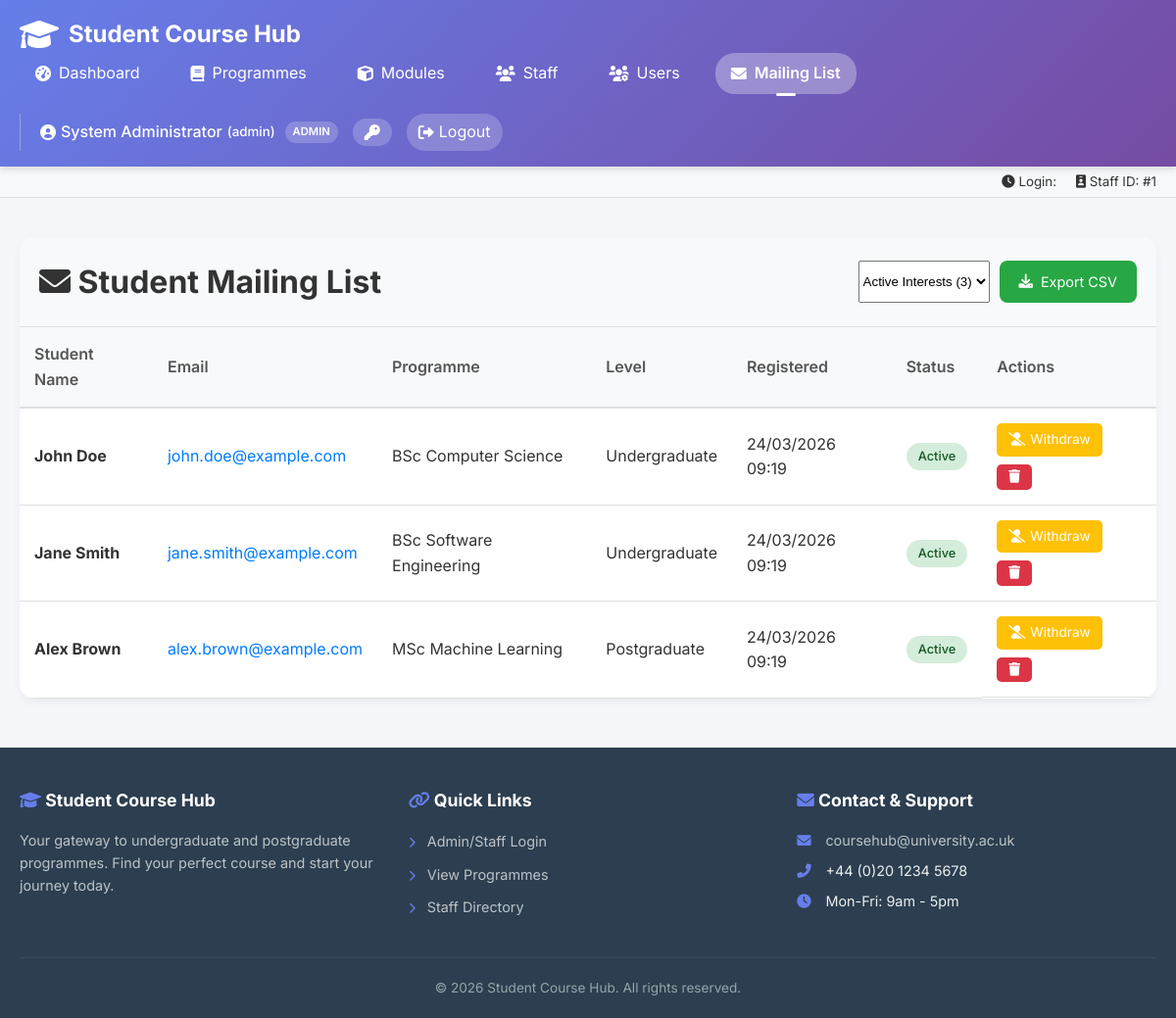
The app's page /admin/mailing-list.php (signed in) with its own data.
### tables this page shows
CREATE TABLE InterestedStudents (
    InterestID INT AUTO_INCREMENT PRIMARY KEY,
    ProgrammeID INT NOT NULL,
    StudentName VARCHAR(100) NOT NULL,
    Email VARCHAR(255) NOT NULL,
    RegisteredAt TIMESTAMP DEFAULT CURRENT_TIMESTAMP,
    Status ENUM('active','withdrawn') DEFAULT 'active',
    WithdrawnAt TIMESTAMP NULL,
    FOREIGN KEY (ProgrammeID) REFERENCES Programmes(ProgrammeID) ON DELETE CASCADE,
    UNIQUE (Email, ProgrammeID)
);

CREATE TABLE Programmes (
    ProgrammeID INT PRIMARY KEY AUTO_INCREMENT,
    ProgrammeName VARCHAR(150) NOT NULL,
    LevelID INT,
    ProgrammeLeaderID INT,
    Description TEXT,
    Image VARCHAR(255),
    ImageAlt TEXT,
    Status ENUM('published','draft') DEFAULT 'draft',
    CreatedAt TIMESTAMP DEFAULT CURRENT_TIMESTAMP,
    UpdatedAt TIMESTAMP DEFAULT CURRENT_TIMESTAMP ON UPDATE CURRENT_TIMESTAMP,
    FOREIGN KEY (LevelID) REFERENCES Levels(LevelID),
    FOREIGN KEY (ProgrammeLeaderID) REFERENCES Staff(StaffID)
);

CREATE TABLE Levels (
    LevelID INT PRIMARY KEY,
    LevelName VARCHAR(50) NOT NULL
);

### admin/mailing-list.php (the view, shortened to what this page needs)
<?php
include '../includes/header.php';
$filter = isset($_GET['filter']) ? $_GET['filter'] : 'active';
$where = "";
if ($filter == 'active') {
    $where = "WHERE i.Status = 'active'";
} elseif ($filter == 'withdrawn') {
    $where = "WHERE i.Status = 'withdrawn'";
}
$stats_query = "SELECT
                    SUM(CASE WHEN Status='active' THEN 1 ELSE 0 END) as active_count,
                    SUM(CASE WHEN Status='withdrawn' THEN 1 ELSE 0 END) as withdrawn_count,
                    COUNT(*) as total_count
                FROM InterestedStudents";
$stats_result = mysqli_query($conn, $stats_query);
$stats = mysqli_fetch_assoc($stats_result);
?>
<div class="table-container">
    <div class="table-header">
        <h1><i class="fas fa-envelope"></i> Student Mailing List</h1>
        <div style="display: flex; gap: 10px;">
            <select onchange="window.location.href='?filter='+this.value" class="filter-select" aria-label="Filter interests">
                <option value="active" <?php echo $filter == 'active' ? 'selected' : ''; ?>>Active Interests (<?php echo $stats['active_count']; ?>)</option>
            </select>
            <a href="<?php echo BASE_PATH; ?>admin/export-mailing.php?filter=<?php echo $filter; ?>" class="add-btn" title="Export as CSV">
                <i class="fas fa-download"></i> Export CSV
            </a>
        </div>
    </div>
    <div class="table-responsive">
        <table>
            <thead>
                <tr>
                    <th>Student Name</th>
                    <th>Email</th>
                    <th>Programme</th>
                    <th>Level</th>
                    <th>Registered</th>
                    <th>Status</th>
                    <th>Actions</th>
                </tr>
            </thead>
            <tbody>
                <?php
                $query = "SELECT i.*, p.ProgrammeName, l.LevelName
                         FROM InterestedStudents i
                         JOIN Programmes p ON i.ProgrammeID = p.ProgrammeID
                         JOIN Levels l ON p.LevelID = l.LevelID
                         $where
                         ORDER BY i.RegisteredAt DESC";
                $result = mysqli_query($conn, $query);
                if (mysqli_num_rows($result) > 0) {
                    while ($row = mysqli_fetch_assoc($result)) {
                        $statusClass = strtolower($row['Status']);
                        echo "<tr>";
                        echo "<td><strong>" . htmlspecialchars($row['StudentName']) . "</strong></td>";
                        echo "<td><a href='mailto:" . htmlspecialchars($row['Email']) . "' title='Send email'>" . htmlspecialchars($row['Email']) . "</a></td>";
                        echo "<td>" . htmlspecialchars($row['ProgrammeName']) . "</td>";
                        echo "<td>" . htmlspecialchars($row['LevelName']) . "</td>";
                        echo "<td>" . date('d/m/Y H:i', strtotime($row['RegisteredAt'])) . "</td>";
                        echo "<td>";
                        echo "<span class='status-badge status-" . $statusClass . "' title='Current status'>" . ucfirst($row['Status']) . "</span>";
                        echo "</td>";
                        echo "<td class='action-btns'>";
                        if ($row['Status'] == 'active') {
                            echo "<a href='?action=withdraw&id=" . $row['InterestID'] . "' class='edit-btn' style='background: #ffc107;' title='Mark as withdrawn' onclick='return confirm(\"Mark this interest as withdrawn?\")'>";
                            echo "<i class='fas fa-user-slash'></i> Withdraw";
                            echo "</a>";
                        } else {
                            echo "<a href='?action=reactivate&id=" . $row['InterestID'] . "' class='edit-btn' style='background: #28a745;' title='Reactivate interest' onclick='return confirm(\"Reactivate this interest?\")'>";
                            echo "<i class='fas fa-user-check'></i> Reactivate";
                            echo "</a>";
                        }
                        echo "<a href='?action=delete&id=" . $row['InterestID'] . "' class='delete-btn' title='Delete record' onclick='return confirm(\"Are you sure you want to delete this record?\")'>";
                        echo "<i class='fas fa-trash'></i></a>";
                        echo "</td>";
                        echo "</tr>";
                    }
                }
                ?>
            </tbody>
        </table>
    </div>
</div>
<?php include '../includes/footer.php'; ?>

### css/admin_style.css (style rules this page uses)
* { margin: 0; padding: 0; box-sizing: border-box; }
body { font-family: 'Inter', sans-serif; background: #f5f7fa; color: #333; line-height: 1.6; }
.table-container { background: white; border-radius: 15px; overflow: hidden; box-shadow: 0 4px 10px rgba(0,0,0,0.05); margin-bottom: 30px; }
.table-header { padding: 20px; background: #f8f9fa; border-bottom: 1px solid #e0e0e0; display: flex; justify-content: space-between; align-items: center; flex-wrap: wrap; gap: 15px; }
.table-responsive { overflow-x: auto; -webkit-overflow-scrolling: touch; }
table { width: 100%; border-collapse: collapse; }
th { background: #f8f9fa; padding: 15px; text-align: left; font-weight: 600; color: #555; border-bottom: 2px solid #e0e0e0; }
td { padding: 15px; border-bottom: 1px solid #e0e0e0; vertical-align: middle; }
.add-btn { background: #28a745; color: white; border: none; padding: 10px 20px; border-radius: 8px; cursor: pointer; font-size: 0.9rem; display: inline-flex; align-items: center; gap: 8px; text-decoration: none; transition: all 0.3s ease; }
.action-btns { display: flex; gap: 8px; flex-wrap: wrap; }
.edit-btn, .delete-btn, .view-btn { padding: 6px 12px; border: none; border-radius: 5px; cursor: pointer; font-size: 0.85rem; transition: all 0.2s ease; text-decoration: none; display: inline-flex; align-items: center; gap: 5px; }
.edit-btn { background: #007bff; color: white; }
.delete-btn { background: #dc3545; color: white; }
.status-badge { display: inline-block; padding: 4px 12px; border-radius: 20px; font-size: 0.8rem; font-weight: 500; }
.status-published, .status-active { background: #d4edda; color: #155724; }
td a[href^="mailto"] { color: #007bff; text-decoration: none; transition: color 0.3s; }

### records on screen
interestedstudents: StudentName "John Doe", Email "john.doe@example.com", ProgrammeID.ProgrammeName "BSc Computer Science", levels.LevelName "Undergraduate", RegisteredAt "24/03/2026 09:19", Status "Active"
interestedstudents: StudentName "Jane Smith", Email "jane.smith@example.com", ProgrammeID.ProgrammeName "BSc Software Engineering", levels.LevelName "Undergraduate", RegisteredAt "24/03/2026 09:19", Status "Active"
interestedstudents: StudentName "Alex Brown", Email "alex.brown@example.com", ProgrammeID.ProgrammeName "MSc Machine Learning", levels.LevelName "Postgraduate", RegisteredAt "24/03/2026 09:19", Status "Active"

### other values on screen
$current_user_name "System Administrator"
$staff_name "admin"
$current_user_role "ADMIN"
$staff_id "1"
